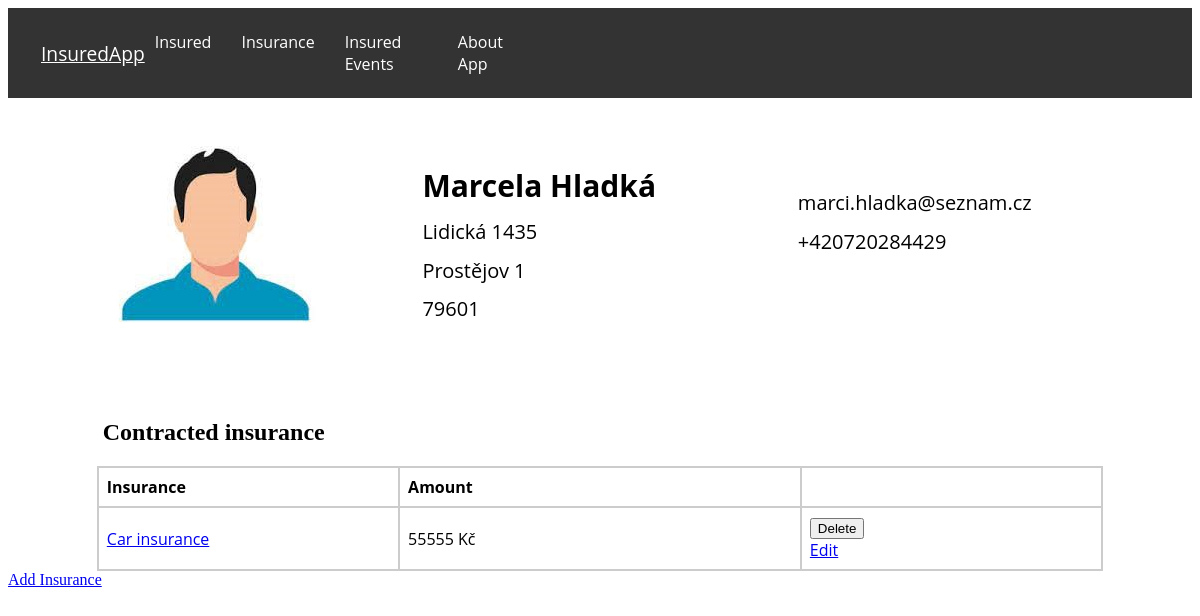
Page /insured/3/ on the earlier database version.
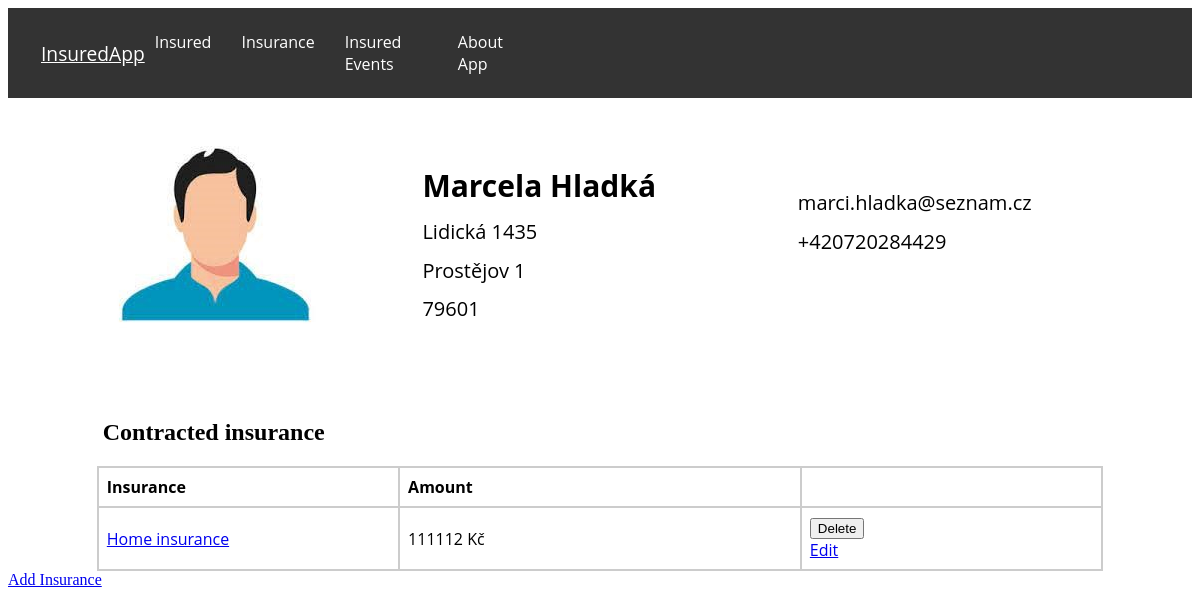
Same page on the later database version.
### evidence/models.py (models this page shows, shortened)
class Insurance(models.Model):
    INSURANCE_TYPE = (
        ('home', 'Home insurance'),
        ('car', 'Car insurance'),
        ('property', 'Property insurance'),
    )
    insurance = models.ManyToManyField(Insured, related_name='insurance')
    type = models.CharField(max_length=32, choices=INSURANCE_TYPE)
    subject = models.CharField(max_length=32)
    amount = models.IntegerField()
    valid_from = models.DateField()
    valid_until = models.DateField()

### evidence/views.py (the view)
# urls.py: path('insured/<int:insured_id>/', views.insured_detail, name='insured_detail'),
def insured_detail(request, insured_id):
    insured = get_object_or_404(Insured, pk=insured_id)
    return render(request, 'insured_detail.html', {'insured': insured, 'insured_id': insured_id})

### evidence/templates/insured_detail.html (shortened to what this page needs)
{% extends 'base.html' %}
{% load static %}
{% block content %}
    <div class="insured-info">
        <div class="thumbnail">
            {% if insured.profile_photo %}
                <img src="{{ insured.profile_photo.url }}" alt="Thumbnail">
            {% else %}
                <img src="{% static 'evidence/default_thumbnail.jpg' %}" alt="Default Thumbnail">
            {% endif %}
        </div>
        <div class="personal-info">
            <p class="name">{{ insured.first_name }} {{ insured.last_name }}</p>
            <p>{{ insured.street }}</p>
            <p>{{ insured.city }}</p>
            <p>{{ insured.zipcode }}</p>
        </div>
        <div class="contact-info">
            <p>{{ insured.email }}</p>
            <p>{{ insured.phone }}</p>
        </div>
    </div>
    <div class="insured-policies">
        <h2 class="insured-h">Contracted insurance</h2>
        <table class="policies-table">
            <thead>
                <tr>
                    <th>Insurance</th>
                    <th>Amount</th>
                    <th></th>
                </tr>
            </thead>
            <tbody>
            {% for policy in insured.insurance.all %}
                <tr>
                    <td><a href="{% url 'insurance_detail' insurance_id=policy.id %}">{{ policy.get_type_display }}</a></td>
                    <td>{{ policy.amount }} Kč</td>
                  <td>
                        <form method="post" action="{% url 'delete_insurance' insurance_id=policy.id %}">
                            <button type="submit" class="delete-button" onclick="return confirm('Are you sure you want to delete this insurance?')">Delete</button>
                        </form>
                        <a href="{% url 'edit_insurance' insurance_id=policy.id %}">Edit</a>
                    </td>
                </tr>
            {% endfor %}
            </tbody>
        </table>
    </div>
    <a href="{% url 'add_insurance' insured_id=insured.id %}">Add Insurance</a>
{% endblock %}

Differences in the rows shown:
removed Insurance: type "Car insurance", amount "55555"
added Insurance: type "Home insurance", amount "111112"
